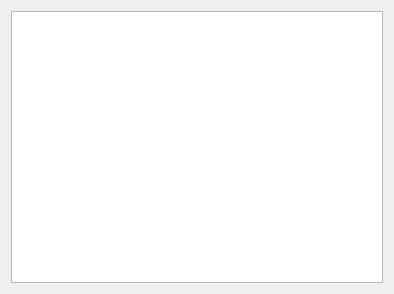
<?xml version="1.0" encoding="UTF-8"?>
<ui version="4.0">
 <class>UIFavoriteHubs</class>
 <widget class="QWidget" name="UIFavoriteHubs">
  <property name="geometry">
   <rect>
    <x>0</x>
    <y>0</y>
    <width>394</width>
    <height>294</height>
   </rect>
  </property>
  <property name="windowTitle">
   <string>Form</string>
  </property>
  <layout class="QGridLayout" name="gridLayout">
   <item row="0" column="0" colspan="2">
    <widget class="QTreeView" name="treeView">
     <property name="editTriggers">
      <set>QAbstractItemView::NoEditTriggers</set>
     </property>
     <property name="showDropIndicator" stdset="0">
      <bool>false</bool>
     </property>
     <property name="itemsExpandable">
      <bool>false</bool>
     </property>
     <property name="sortingEnabled">
      <bool>true</bool>
     </property>
    </widget>
   </item>
  </layout>
 </widget>
 <resources/>
 <connections/>
</ui>
